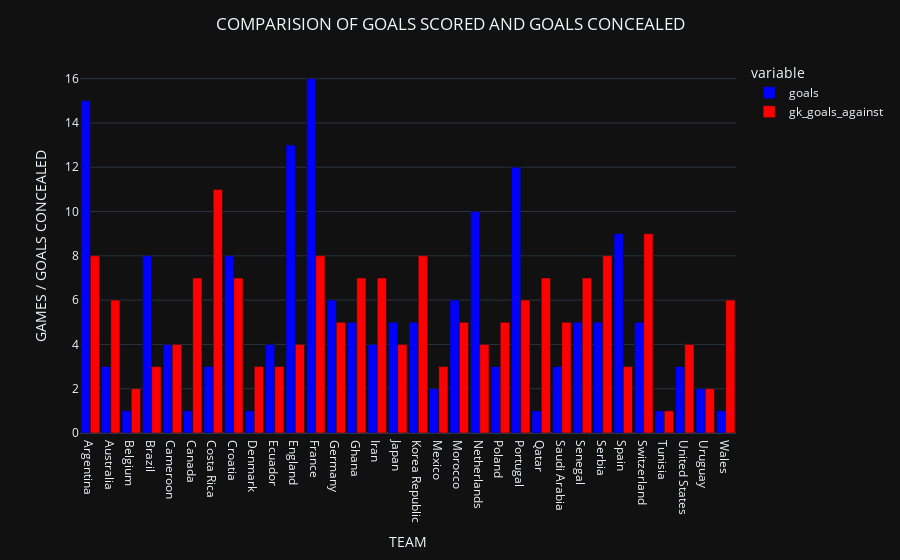

The notebook cell saved with this chart:
### Code cell
fig = px.bar(team_data, x = 'team', y=['goals', 'gk_goals_against'], barmode='group', color_discrete_map={'gk_goals_against': 'red', 'goals': 'blue'})

fig.update_layout(
    template = 'plotly_dark',
    title = 'COMPARISION OF GOALS SCORED AND GOALS CONCEALED',
    title_x = 0.5, 
    xaxis_title = 'TEAM',
    yaxis_title = 'GAMES / GOALS CONCEALED',
    bargap = 0.1
)

fig.show()

### Figure 1 — Plotly figure (JSON) as saved in the notebook; plotly's stock layout.template omitted (floating-point values rounded to 4 significant figures)
{"data": [{"alignmentgroup": "True", "hovertemplate": "variable=goals<br>team=%{x}<br>value=%{y}<extra></extra>", "legendgroup": "goals", "marker": {"color": "blue", "pattern": {"shape": ""}}, "name": "goals", "offsetgroup": "goals", "orientation": "v", "showlegend": true, "textposition": "auto", "type": "bar", "x": ["Argentina", "Australia", "Belgium", "Brazil", "Cameroon", "Canada", "Costa Rica", "Croatia", "Denmark", "Ecuador", "England", "France", "Germany", "Ghana", "Iran", "Japan", "Korea Republic", "Mexico", "Morocco", "Netherlands", "Poland", "Portugal", "Qatar", "Saudi Arabia", "Senegal", "Serbia", "Spain", "Switzerland", "Tunisia", "United States", "Uruguay", "Wales"], "xaxis": "x", "y": [15, 3, 1, 8, 4, 1, 3, 8, 1, 4, 13, 16, 6, 5, 4, 5, 5, 2, 6, 10, 3, 12, 1, 3, 5, 5, 9, 5, 1, 3, 2, 1], "yaxis": "y"}, {"alignmentgroup": "True", "hovertemplate": "variable=gk_goals_against<br>team=%{x}<br>value=%{y}<extra></extra>", "legendgroup": "gk_goals_against", "marker": {"color": "red", "pattern": {"shape": ""}}, "name": "gk_goals_against", "offsetgroup": "gk_goals_against", "orientation": "v", "showlegend": true, "textposition": "auto", "type": "bar", "x": ["Argentina", "Australia", "Belgium", "Brazil", "Cameroon", "Canada", "Costa Rica", "Croatia", "Denmark", "Ecuador", "England", "France", "Germany", "Ghana", "Iran", "Japan", "Korea Republic", "Mexico", "Morocco", "Netherlands", "Poland", "Portugal", "Qatar", "Saudi Arabia", "Senegal", "Serbia", "Spain", "Switzerland", "Tunisia", "United States", "Uruguay", "Wales"], "xaxis": "x", "y": [8, 6, 2, 3, 4, 7, 11, 7, 3, 3, 4, 8, 5, 7, 7, 4, 8, 3, 5, 4, 5, 6, 7, 5, 7, 8, 3, 9, 1, 4, 2, 6], "yaxis": "y"}], "layout": {"bargap": 0.1, "barmode": "group", "legend": {"title": {"text": "variable"}, "tracegroupgap": 0}, "margin": {"t": 60}, "title": {"text": "COMPARISION OF GOALS SCORED AND GOALS CONCEALED", "x": 0.5}, "xaxis": {"anchor": "y", "domain": [0, 1], "title": {"text": "TEAM"}}, "yaxis": {"anchor": "x", "domain": [0, 1], "title": {"text": "GAMES / GOALS CONCEALED"}}}}
